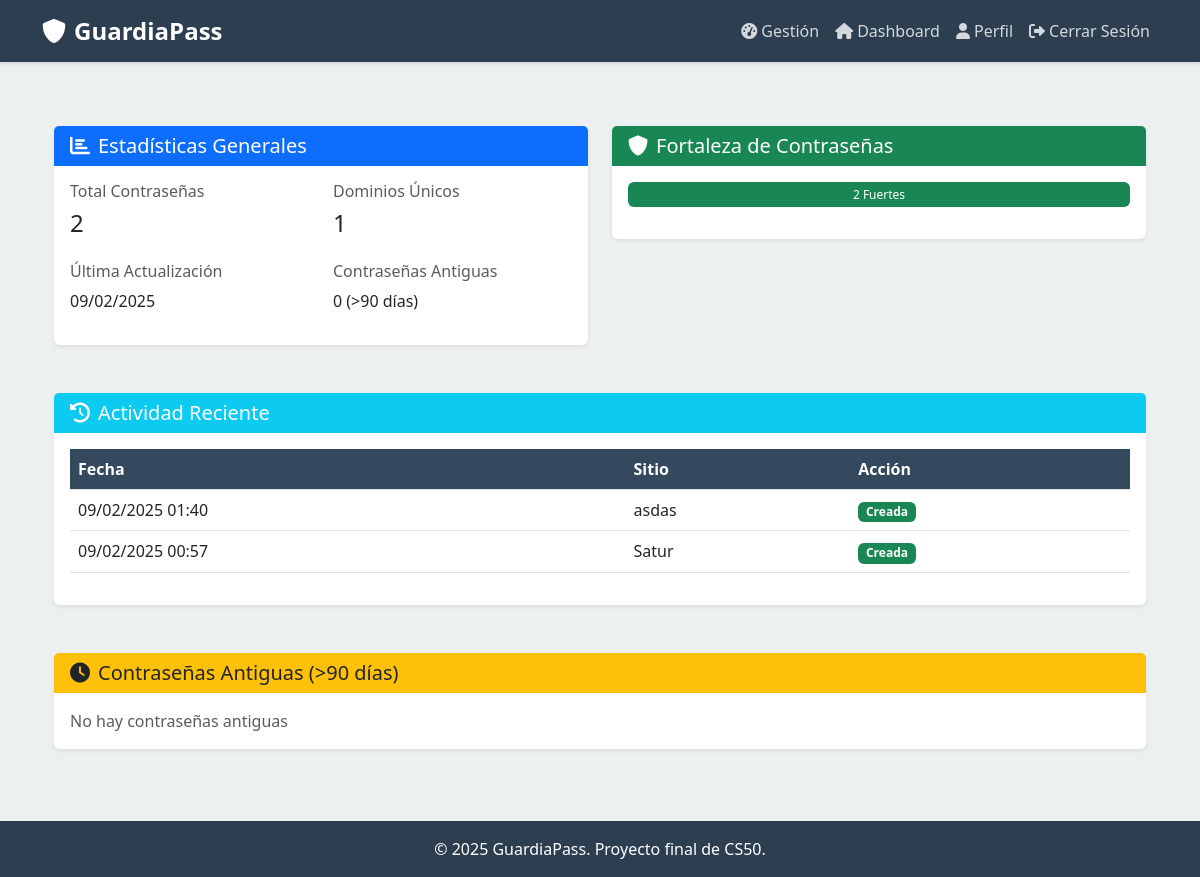
The app's page /profile (signed in), older data.
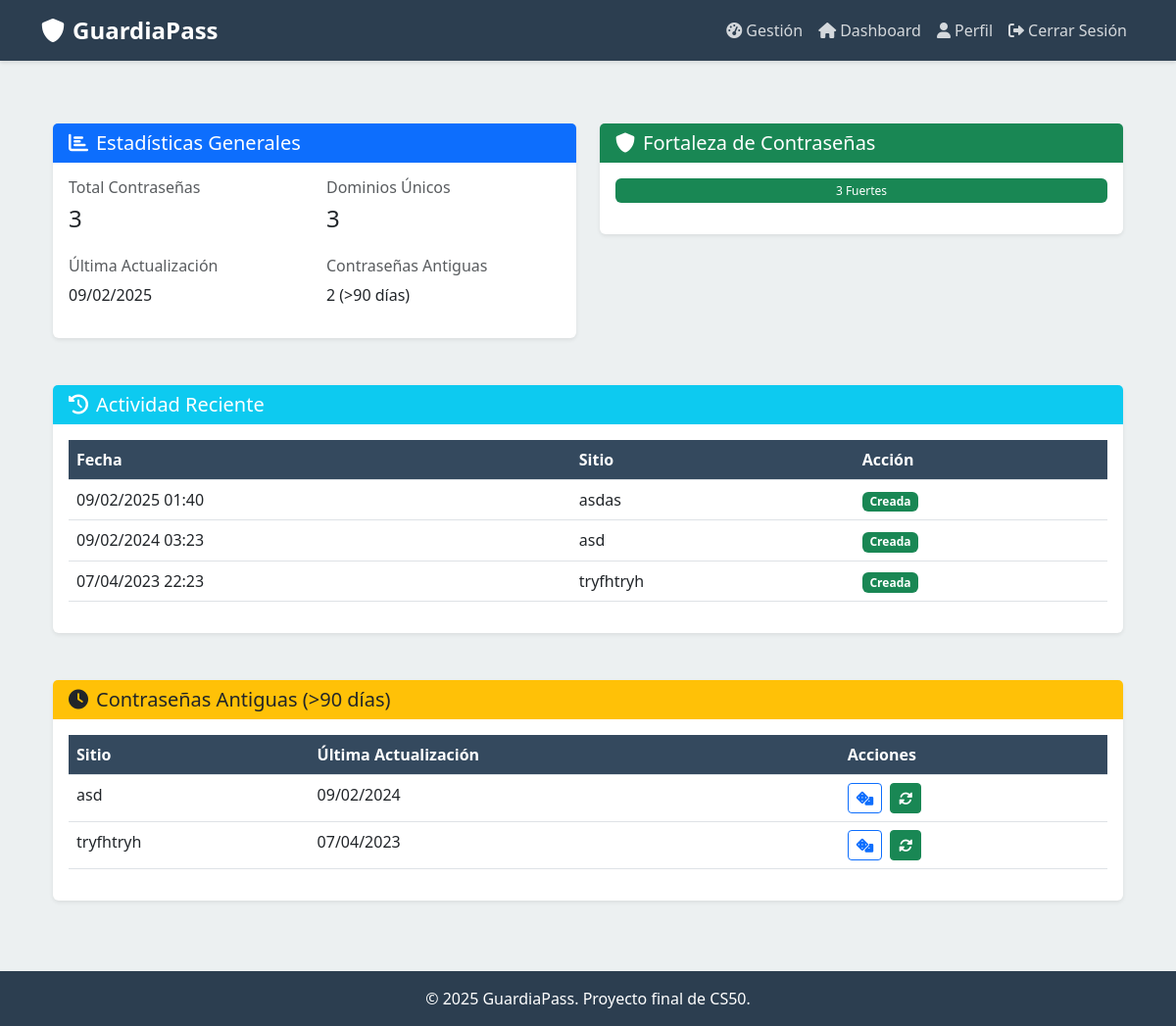
The same page, newer data.
### models/password.py (models this page shows, shortened)
class Password(db.Model):
    id = db.Column(db.Integer, primary_key=True)
    user_id = db.Column(db.Integer, db.ForeignKey('user.id'), nullable=False)
    name = db.Column(db.String(100), nullable=False)
    url = db.Column(db.String(200))
    username = db.Column(db.String(100), nullable=False)
    encrypted_password = db.Column(db.String(500), nullable=False)
    comments = db.Column(db.Text)
    created_at = db.Column(db.DateTime, default=datetime.utcnow)
    @staticmethod
    def get_all_for_user(user_id):
        return Password.query.filter_by(user_id=user_id).order_by(Password.created_at.desc()).all()
    def to_dict(self, include_password=False, master_key=None):
        data = {
            'id': self.id,
            'user_id': self.user_id,
            'name': self.name,
            'url': self.url,
            'username': self.username,
            'comments': self.comments,
            'created_at': self.created_at
        }
        if include_password and master_key:
            try:
                decryptor = PasswordEncryptor(master_key.encode())
                data['password'] = decryptor.decrypt(self.encrypted_password)
            except Exception:
                data['password'] = None
        return data

### routes/main.py (the view)
@main.route('/profile')
@login_required
def profile():
    passwords = Password.get_all_for_user(current_user.id)
    last_update = passwords[0].created_at if passwords else None
    unique_domains = len(set(urlparse(p.url).netloc for p in passwords if p.url))
    old_passwords = sum(1 for p in passwords if (datetime.utcnow() - p.created_at).days > 90)
    recent_activities = [
        {'date': p.created_at, 'site': p.name, 'action': 'Creada'}
        for p in sorted(passwords, key=lambda x: x.created_at, reverse=True)[:5]
    ]
    password_generator = PasswordGenerator()
    weak_count = medium_count = strong_count = 0
    for pwd in passwords:
        pwd_data = pwd.to_dict(include_password=True, master_key=session.get('master_key'))
        if not pwd_data.get('password'):
            continue
        is_valid, _ = password_generator.validate_password(pwd_data['password'])
        strength = len(pwd_data['password']) + sum(1 for c in pwd_data['password'] if c.isupper()) + \
                  sum(1 for c in pwd_data['password'] if c.isdigit()) + \
                  sum(1 for c in pwd_data['password'] if not c.isalnum())
        if strength < 10:
            weak_count += 1
        elif strength < 15:
            medium_count += 1
        else:
            strong_count += 1
    total = len(passwords)
    if total > 0:
        weak_percent = (weak_count / total) * 100
        medium_percent = (medium_count / total) * 100
        strong_percent = (strong_count / total) * 100
    else:
        weak_percent = medium_percent = strong_percent = 0
    return render_template('profile.html',
                         passwords=passwords,
                         last_update=last_update,
                         unique_domains=unique_domains,
                         old_passwords=old_passwords,
                         recent_activities=recent_activities,
                         weak_count=weak_count,
                         medium_count=medium_count,
                         strong_count=strong_count,
                         weak_percent=weak_percent,
                         medium_percent=medium_percent,
                         strong_percent=strong_percent)

### models/user.py (called while the page is built)
    @staticmethod
    def get(user_id):
        return User.query.get(int(user_id))

### routes/main.py (called while the page is built)
@main.context_processor
def utility_processor():
    return dict(
        now=lambda: datetime.now(timezone.utc),
        timezone=timezone
    )

### run.py (called while the page is built)
@login_manager.user_loader
def load_user(user_id):
    return User.get(user_id)

### utils/encryptor.py (called while the page is built)
    def decrypt(self, encrypted_password):
        return self.fernet.decrypt(encrypted_password.encode()).decode()

### utils/password_generator.py (called while the page is built)
    def validate_password(self, password):
        errors = []
        if len(password) < 12:
            errors.append("La contraseña debe tener al menos 12 caracteres")
        if len(password) > 60:
            errors.append("La contraseña no puede tener más de 60 caracteres")
        if not re.search(r'[A-Z]', password):
            errors.append("Debe contener al menos una mayúscula")
        if not re.search(r'[a-z]', password):
            errors.append("Debe contener al menos una minúscula")
        if not re.search(r'\d', password):
            errors.append("Debe contener al menos un número")
        if not re.search(r'[!@#$%^&*()_+\-=\[\]{}|;:,.<>?]', password):
            errors.append("Debe contener al menos un carácter especial")
        return len(errors) == 0, errors

### templates/profile.html (shortened to what this page needs)
{% extends "base.html" %}
{% block content %}
<div class="container py-4">
    <div class="row mb-4">
        <div class="col-md-6">
            <div class="card shadow-sm">
                <div class="card-header bg-primary text-white">
                    <h5 class="card-title mb-0">
                        <i class="fas fa-chart-bar me-2"></i>Estadísticas Generales
                    </h5>
                </div>
                <div class="card-body">
                    <div class="row">
                        <div class="col-6 mb-3">
                            <h6 class="text-muted">Total Contraseñas</h6>
                            <h4>{{ passwords|length }}</h4>
                        </div>
                        <div class="col-6 mb-3">
                            <h6 class="text-muted">Dominios Únicos</h6>
                            <h4>{{ unique_domains }}</h4>
                        </div>
                        <div class="col-6">
                            <h6 class="text-muted">Última Actualización</h6>
                            <p>{{ last_update.strftime('%d/%m/%Y') if last_update else 'Sin actualizaciones' }}</p>
                        </div>
                        <div class="col-6">
                            <h6 class="text-muted">Contraseñas Antiguas</h6>
                            <p>{{ old_passwords }} (>90 días)</p>
                        </div>
                    </div>
                </div>
            </div>
        </div>
        <div class="col-md-6">
            <div class="card shadow-sm">
                <div class="card-header bg-success text-white">
                    <h5 class="card-title mb-0">
                        <i class="fas fa-shield-alt me-2"></i>Fortaleza de Contraseñas
                    </h5>
                </div>
                <div class="card-body">
                    <div class="progress mb-3" style="height: 25px;">
                        <div class="progress-bar bg-success" role="progressbar"
                             style="width: {{ strong_percent }}%"
                             title="Fuertes: {{ strong_count }}">
                            {{ strong_count }} Fuertes
                        </div>
                    </div>
                </div>
            </div>
        </div>
    </div>
    <div class="row mb-4">
        <div class="col-12">
            <div class="card shadow-sm">
                <div class="card-header bg-info text-white">
                    <h5 class="card-title mb-0">
                        <i class="fas fa-history me-2"></i>Actividad Reciente
                    </h5>
                </div>
                <div class="card-body">
                    {% if recent_activities %}
                    <div class="table-responsive">
                        <table class="table table-hover">
                            <thead>
                                <tr>
                                    <th>Fecha</th>
                                    <th>Sitio</th>
                                    <th>Acción</th>
                                </tr>
                            </thead>
                            <tbody>
                                {% for activity in recent_activities %}
                                <tr>
                                    <td>{{ activity.date.strftime('%d/%m/%Y %H:%M') }}</td>
                                    <td>{{ activity.site }}</td>
                                    <td><span class="badge bg-success">{{ activity.action }}</span></td>
                                </tr>
                                {% endfor %}
                            </tbody>
                        </table>
                    </div>
                    {% else %}
                    <p class="text-muted mb-0">No hay actividad reciente</p>
                    {% endif %}
                </div>
            </div>
        </div>
    </div>
    <div class="row">
        <div class="col-12">
            <div class="card shadow-sm">
                <div class="card-header bg-warning text-dark">
                    <h5 class="card-title mb-0">
                        <i class="fas fa-clock me-2"></i>Contraseñas Antiguas (>90 días)
                    </h5>
                </div>
                <div class="card-body">
                    {% if old_passwords > 0 %}
                    <div class="table-responsive">
                        <table class="table table-hover">
                            <thead>
                                <tr>
                                    <th>Sitio</th>
                                    <th>Última Actualización</th>
                                    <th>Acciones</th>
                                </tr>
                            </thead>
                            <tbody>
                                {% for pwd in passwords %}
                                {% if (now() - pwd.created_at.replace(tzinfo=timezone.utc)).days > 90 %}
                                <tr>
                                    <td>{{ pwd.name }}</td>
                                    <td>{{ pwd.created_at.strftime('%d/%m/%Y') }}</td>
                                    <td>
                                        <button class="btn btn-sm btn-outline-primary me-1"
                                                onclick="generatePassword({{ pwd.id }})"
                                                title="Generar nueva contraseña">
                                            <i class="fas fa-dice"></i>
                                        </button>
                                        <button class="btn btn-sm btn-success"
                                                onclick="updatePassword({{ pwd.id }})"
                                                title="Actualizar contraseña">
                                            <i class="fas fa-sync-alt"></i>
                                        </button>
                                    </td>
                                </tr>
                                {% endif %}
                                {% endfor %}
                            </tbody>
                        </table>
                    </div>
                    {% else %}
                    <p class="text-muted mb-0">No hay contraseñas antiguas</p>
                    {% endif %}
                </div>
            </div>
        </div>
    </div>
</div>
{% endblock %}

### templates/base.html (shortened to what this page needs)
<!DOCTYPE html>
<html lang="es">
<head>
    <link href="https://cdn.jsdelivr.net/npm/bootstrap@5.3.0/dist/css/bootstrap.min.css" rel="stylesheet">
    <link href="https://cdnjs.cloudflare.com/ajax/libs/font-awesome/6.0.0/css/all.min.css" rel="stylesheet">
</head>
<body>
    <nav class="navbar navbar-expand-lg navbar-dark">
        <div class="container">
            <a class="navbar-brand" href="{{ url_for('main.index') }}">
                <i class="fas fa-shield-alt me-2"></i>GuardiaPass
            </a>
            <div class="collapse navbar-collapse" id="navbarNav">
                <ul class="navbar-nav ms-auto">
                    {% if session.get('_user_id') %}
                        <li class="nav-item">
                            <a class="nav-link" href="{{ url_for('main.manage') }}">
                                <i class="fas fa-tachometer-alt me-1"></i>Gestión
                            </a>
                        </li>
                        <li class="nav-item">
                            <a class="nav-link" href="{{ url_for('main.dashboard') }}">
                                <i class="fas fa-home me-1"></i>Dashboard
                            </a>
                        </li>
                        <li class="nav-item">
                            <a class="nav-link" href="{{ url_for('main.profile') }}">
                                <i class="fas fa-user me-1"></i>Perfil
                            </a>
                        </li>
                        <li class="nav-item">
                            <a class="nav-link" href="{{ url_for('auth.logout') }}">
                                <i class="fas fa-sign-out-alt me-1"></i>Cerrar Sesión
                            </a>
                        </li>
                    {% endif %}
                </ul>
            </div>
        </div>
    </nav>
    <main class="container py-4">
        {% block content %}{% endblock %}
    </main>
    <footer class="footer">
        <div class="container text-center">
            <p class="mb-0">&copy; 2025 GuardiaPass. Proyecto final de CS50.</p>
        </div>
    </footer>
</body>
</html>

### templates/base.html (style rules this page uses)
:root { --primary-color: #2c3e50; --secondary-color: #34495e; --accent-color: #3498db; --success-color: #27ae60; --warning-color: #f1c40f; --danger-color: #e74c3c; --light-bg: #ecf0f1; }
body { background-color: var(--light-bg); min-height: 100vh; display: flex; flex-direction: column; }
.navbar { background-color: var(--primary-color); box-shadow: 0 2px 4px rgba(0,0,0,0.1); }
.navbar-brand { color: white !important; font-weight: bold; font-size: 1.5rem; }
.nav-link { color: rgba(255,255,255,0.8) !important; transition: color 0.3s ease; }
.card { border: none; box-shadow: 0 4px 6px rgba(0,0,0,0.1); margin-bottom: 1.5rem; }
.card-header { background-color: var(--primary-color); color: white; border-bottom: none; }
.footer { background-color: var(--primary-color); color: white; padding: 1rem 0; margin-top: auto; }
.table { background-color: white; border-radius: 8px; }
.table th { background-color: var(--secondary-color); color: white; }

Row changes from the older to the newer data that the page shows:
removed Password: date "09/02/2025 00:57", site "Satur", action "Creada", shown under "Actividad Reciente"
added Password: date "09/02/2024 03:23", site "asd", action "Creada", name "asd", created_at "09/02/2024"
added Password: date "07/04/2023 22:23", site "tryfhtryh", action "Creada", name "tryfhtryh", created_at "07/04/2023"
Text that changed along with them:
{{ passwords|length }}: "2" → "3"
{{ unique_domains }}: "1" → "3"
{{ old_passwords }}: "0" → "2"
{{ strong_count }}: "2" → "3"
text no longer shown: "No hay contraseñas antiguas"
text now shown: "Sitio Última Actualización Acciones"
